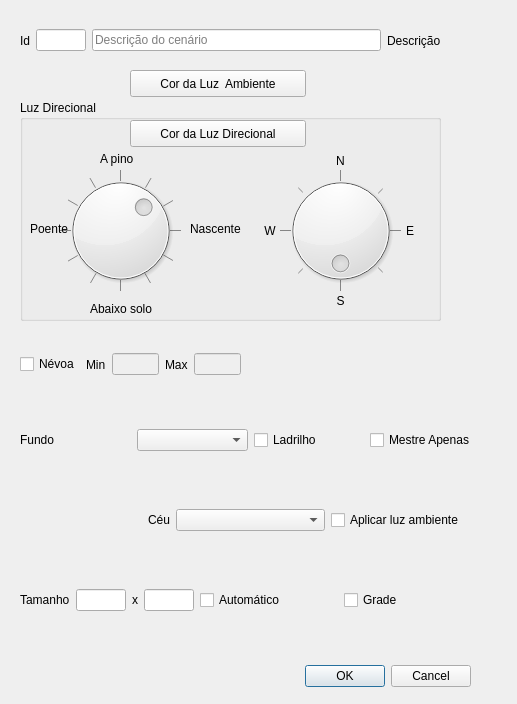
<?xml version="1.0" encoding="UTF-8"?>
<ui version="4.0">
 <class>ifg::qt::DialogoIluminacao</class>
 <widget class="QDialog" name="ifg::qt::DialogoIluminacao">
  <property name="geometry">
   <rect>
    <x>0</x>
    <y>0</y>
    <width>517</width>
    <height>704</height>
   </rect>
  </property>
  <property name="windowTitle">
   <string>Propriedades Tabuleiro</string>
  </property>
  <widget class="QDialogButtonBox" name="botoes">
   <property name="geometry">
    <rect>
     <x>130</x>
     <y>660</y>
     <width>341</width>
     <height>32</height>
    </rect>
   </property>
   <property name="orientation">
    <enum>Qt::Horizontal</enum>
   </property>
   <property name="standardButtons">
    <set>QDialogButtonBox::Cancel|QDialogButtonBox::Ok</set>
   </property>
  </widget>
  <widget class="QWidget" name="horizontalLayoutWidget">
   <property name="geometry">
    <rect>
     <x>20</x>
     <y>400</y>
     <width>461</width>
     <height>80</height>
    </rect>
   </property>
   <layout class="QHBoxLayout" name="horizontalLayout">
    <item>
     <widget class="QLabel" name="label">
      <property name="sizePolicy">
       <sizepolicy hsizetype="Minimum" vsizetype="Preferred">
        <horstretch>0</horstretch>
        <verstretch>0</verstretch>
       </sizepolicy>
      </property>
      <property name="text">
       <string>Fundo</string>
      </property>
      <property name="alignment">
       <set>Qt::AlignLeading|Qt::AlignLeft|Qt::AlignVCenter</set>
      </property>
     </widget>
    </item>
    <item>
     <widget class="QComboBox" name="combo_fundo"/>
    </item>
    <item>
     <widget class="QCheckBox" name="checkbox_ladrilho">
      <property name="toolTip">
       <string>Se marcado, o tamanho do tabuleiro será computado a partir do tamanho da textura.</string>
      </property>
      <property name="text">
       <string>Ladrilho</string>
      </property>
     </widget>
    </item>
    <item>
     <widget class="QCheckBox" name="checkbox_mestre_apenas">
      <property name="toolTip">
       <string>Se marcado, o tamanho do tabuleiro será computado a partir do tamanho da textura.</string>
      </property>
      <property name="text">
       <string>Mestre Apenas</string>
      </property>
     </widget>
    </item>
   </layout>
  </widget>
  <widget class="QWidget" name="horizontalLayoutWidget_2">
   <property name="geometry">
    <rect>
     <x>20</x>
     <y>560</y>
     <width>461</width>
     <height>80</height>
    </rect>
   </property>
   <layout class="QHBoxLayout" name="horizontalLayout_2">
    <item>
     <widget class="QLabel" name="label_11">
      <property name="sizePolicy">
       <sizepolicy hsizetype="Fixed" vsizetype="Fixed">
        <horstretch>0</horstretch>
        <verstretch>0</verstretch>
       </sizepolicy>
      </property>
      <property name="text">
       <string>Tamanho</string>
      </property>
      <property name="indent">
       <number>-1</number>
      </property>
     </widget>
    </item>
    <item>
     <widget class="QLineEdit" name="linha_largura">
      <property name="sizePolicy">
       <sizepolicy hsizetype="Fixed" vsizetype="Fixed">
        <horstretch>0</horstretch>
        <verstretch>0</verstretch>
       </sizepolicy>
      </property>
      <property name="maximumSize">
       <size>
        <width>50</width>
        <height>16777215</height>
       </size>
      </property>
      <property name="toolTip">
       <string>largura</string>
      </property>
      <property name="inputMask">
       <string notr="true">099</string>
      </property>
     </widget>
    </item>
    <item>
     <widget class="QLabel" name="label_10">
      <property name="sizePolicy">
       <sizepolicy hsizetype="Fixed" vsizetype="Fixed">
        <horstretch>0</horstretch>
        <verstretch>0</verstretch>
       </sizepolicy>
      </property>
      <property name="text">
       <string>x</string>
      </property>
     </widget>
    </item>
    <item>
     <widget class="QLineEdit" name="linha_altura">
      <property name="sizePolicy">
       <sizepolicy hsizetype="Fixed" vsizetype="Fixed">
        <horstretch>0</horstretch>
        <verstretch>0</verstretch>
       </sizepolicy>
      </property>
      <property name="maximumSize">
       <size>
        <width>50</width>
        <height>16777215</height>
       </size>
      </property>
      <property name="toolTip">
       <string>altura</string>
      </property>
      <property name="inputMask">
       <string notr="true">099</string>
      </property>
     </widget>
    </item>
    <item>
     <widget class="QCheckBox" name="checkbox_tamanho_automatico">
      <property name="toolTip">
       <string>Se marcado, o tamanho do tabuleiro será computado a partir do tamanho da textura.</string>
      </property>
      <property name="text">
       <string>Automático</string>
      </property>
     </widget>
    </item>
    <item>
     <widget class="QCheckBox" name="checkbox_grade">
      <property name="toolTip">
       <string>Se marcado, o tamanho do tabuleiro será computado a partir do tamanho da textura.</string>
      </property>
      <property name="text">
       <string>Grade</string>
      </property>
     </widget>
    </item>
   </layout>
  </widget>
  <widget class="QPushButton" name="botao_cor_ambiente">
   <property name="geometry">
    <rect>
     <x>130</x>
     <y>70</y>
     <width>176</width>
     <height>27</height>
    </rect>
   </property>
   <property name="text">
    <string>Cor da Luz  Ambiente</string>
   </property>
  </widget>
  <widget class="QGroupBox" name="groupBox">
   <property name="geometry">
    <rect>
     <x>20</x>
     <y>100</y>
     <width>421</width>
     <height>221</height>
    </rect>
   </property>
   <property name="title">
    <string>Luz Direcional</string>
   </property>
   <widget class="QPushButton" name="botao_cor_direcional">
    <property name="geometry">
     <rect>
      <x>110</x>
      <y>20</y>
      <width>176</width>
      <height>27</height>
     </rect>
    </property>
    <property name="text">
     <string>Cor da Luz Direcional</string>
    </property>
   </widget>
   <widget class="QDial" name="dial_inclinacao">
    <property name="geometry">
     <rect>
      <x>40</x>
      <y>70</y>
      <width>121</width>
      <height>121</height>
     </rect>
    </property>
    <property name="toolTip">
     <string>Inclinação da Luz</string>
    </property>
    <property name="minimum">
     <number>0</number>
    </property>
    <property name="maximum">
     <number>360</number>
    </property>
    <property name="value">
     <number>135</number>
    </property>
    <property name="sliderPosition">
     <number>135</number>
    </property>
    <property name="orientation">
     <enum>Qt::Horizontal</enum>
    </property>
    <property name="invertedAppearance">
     <bool>true</bool>
    </property>
    <property name="invertedControls">
     <bool>true</bool>
    </property>
    <property name="wrapping">
     <bool>true</bool>
    </property>
    <property name="notchTarget">
     <double>30.000000000000000</double>
    </property>
    <property name="notchesVisible">
     <bool>true</bool>
    </property>
   </widget>
   <widget class="QLabel" name="label_3">
    <property name="geometry">
     <rect>
      <x>300</x>
      <y>190</y>
      <width>41</width>
      <height>21</height>
     </rect>
    </property>
    <property name="sizePolicy">
     <sizepolicy hsizetype="Minimum" vsizetype="Preferred">
      <horstretch>0</horstretch>
      <verstretch>0</verstretch>
     </sizepolicy>
    </property>
    <property name="text">
     <string>S</string>
    </property>
    <property name="alignment">
     <set>Qt::AlignCenter</set>
    </property>
   </widget>
   <widget class="QDial" name="dial_posicao">
    <property name="geometry">
     <rect>
      <x>260</x>
      <y>70</y>
      <width>121</width>
      <height>121</height>
     </rect>
    </property>
    <property name="toolTip">
     <string>Posição da fonte de luz</string>
    </property>
    <property name="minimum">
     <number>0</number>
    </property>
    <property name="maximum">
     <number>360</number>
    </property>
    <property name="value">
     <number>0</number>
    </property>
    <property name="sliderPosition">
     <number>0</number>
    </property>
    <property name="orientation">
     <enum>Qt::Horizontal</enum>
    </property>
    <property name="invertedAppearance">
     <bool>true</bool>
    </property>
    <property name="invertedControls">
     <bool>true</bool>
    </property>
    <property name="wrapping">
     <bool>true</bool>
    </property>
    <property name="notchTarget">
     <double>45.000000000000000</double>
    </property>
    <property name="notchesVisible">
     <bool>true</bool>
    </property>
   </widget>
   <widget class="QLabel" name="label_4">
    <property name="geometry">
     <rect>
      <x>300</x>
      <y>50</y>
      <width>41</width>
      <height>21</height>
     </rect>
    </property>
    <property name="sizePolicy">
     <sizepolicy hsizetype="Minimum" vsizetype="Preferred">
      <horstretch>0</horstretch>
      <verstretch>0</verstretch>
     </sizepolicy>
    </property>
    <property name="text">
     <string>N</string>
    </property>
    <property name="alignment">
     <set>Qt::AlignCenter</set>
    </property>
   </widget>
   <widget class="QLabel" name="label_5">
    <property name="geometry">
     <rect>
      <x>240</x>
      <y>110</y>
      <width>20</width>
      <height>41</height>
     </rect>
    </property>
    <property name="sizePolicy">
     <sizepolicy hsizetype="Minimum" vsizetype="Preferred">
      <horstretch>0</horstretch>
      <verstretch>0</verstretch>
     </sizepolicy>
    </property>
    <property name="text">
     <string>W</string>
    </property>
    <property name="alignment">
     <set>Qt::AlignCenter</set>
    </property>
   </widget>
   <widget class="QLabel" name="label_6">
    <property name="geometry">
     <rect>
      <x>380</x>
      <y>110</y>
      <width>20</width>
      <height>41</height>
     </rect>
    </property>
    <property name="sizePolicy">
     <sizepolicy hsizetype="Minimum" vsizetype="Preferred">
      <horstretch>0</horstretch>
      <verstretch>0</verstretch>
     </sizepolicy>
    </property>
    <property name="text">
     <string>E</string>
    </property>
    <property name="alignment">
     <set>Qt::AlignCenter</set>
    </property>
   </widget>
   <widget class="QLabel" name="label_7">
    <property name="geometry">
     <rect>
      <x>10</x>
      <y>120</y>
      <width>50</width>
      <height>17</height>
     </rect>
    </property>
    <property name="sizePolicy">
     <sizepolicy hsizetype="MinimumExpanding" vsizetype="Preferred">
      <horstretch>0</horstretch>
      <verstretch>0</verstretch>
     </sizepolicy>
    </property>
    <property name="text">
     <string>Poente</string>
    </property>
   </widget>
   <widget class="QLabel" name="label_9">
    <property name="geometry">
     <rect>
      <x>80</x>
      <y>50</y>
      <width>43</width>
      <height>17</height>
     </rect>
    </property>
    <property name="sizePolicy">
     <sizepolicy hsizetype="MinimumExpanding" vsizetype="Preferred">
      <horstretch>0</horstretch>
      <verstretch>0</verstretch>
     </sizepolicy>
    </property>
    <property name="text">
     <string>A pino</string>
    </property>
   </widget>
   <widget class="QLabel" name="label_8">
    <property name="geometry">
     <rect>
      <x>70</x>
      <y>200</y>
      <width>78</width>
      <height>17</height>
     </rect>
    </property>
    <property name="sizePolicy">
     <sizepolicy hsizetype="MinimumExpanding" vsizetype="Preferred">
      <horstretch>0</horstretch>
      <verstretch>0</verstretch>
     </sizepolicy>
    </property>
    <property name="text">
     <string>Abaixo solo</string>
    </property>
   </widget>
   <widget class="QLabel" name="label_2">
    <property name="geometry">
     <rect>
      <x>170</x>
      <y>120</y>
      <width>64</width>
      <height>17</height>
     </rect>
    </property>
    <property name="sizePolicy">
     <sizepolicy hsizetype="MinimumExpanding" vsizetype="Preferred">
      <horstretch>0</horstretch>
      <verstretch>0</verstretch>
     </sizepolicy>
    </property>
    <property name="text">
     <string>Nascente</string>
    </property>
   </widget>
  </widget>
  <widget class="QWidget" name="horizontalLayoutWidget_3">
   <property name="geometry">
    <rect>
     <x>20</x>
     <y>329</y>
     <width>221</width>
     <height>71</height>
    </rect>
   </property>
   <layout class="QHBoxLayout" name="horizontalLayout_3">
    <item>
     <widget class="QCheckBox" name="checkbox_nevoa">
      <property name="maximumSize">
       <size>
        <width>80</width>
        <height>16777215</height>
       </size>
      </property>
      <property name="text">
       <string>Névoa</string>
      </property>
     </widget>
    </item>
    <item>
     <widget class="QLabel" name="label_12">
      <property name="maximumSize">
       <size>
        <width>30</width>
        <height>16777215</height>
       </size>
      </property>
      <property name="text">
       <string>Min</string>
      </property>
     </widget>
    </item>
    <item>
     <widget class="QLineEdit" name="linha_nevoa_min">
      <property name="enabled">
       <bool>false</bool>
      </property>
      <property name="maximumSize">
       <size>
        <width>50</width>
        <height>16777215</height>
       </size>
      </property>
      <property name="toolTip">
       <string>Distância mínma da névoa, em m.</string>
      </property>
     </widget>
    </item>
    <item>
     <widget class="QLabel" name="label_13">
      <property name="maximumSize">
       <size>
        <width>30</width>
        <height>16777215</height>
       </size>
      </property>
      <property name="text">
       <string>Max</string>
      </property>
     </widget>
    </item>
    <item>
     <widget class="QLineEdit" name="linha_nevoa_max">
      <property name="enabled">
       <bool>false</bool>
      </property>
      <property name="maximumSize">
       <size>
        <width>50</width>
        <height>16777215</height>
       </size>
      </property>
      <property name="toolTip">
       <string>Distância onde o efeito máximo da névoa é aplicado.</string>
      </property>
     </widget>
    </item>
   </layout>
  </widget>
  <widget class="QWidget" name="horizontalLayoutWidget_4">
   <property name="geometry">
    <rect>
     <x>20</x>
     <y>480</y>
     <width>461</width>
     <height>80</height>
    </rect>
   </property>
   <layout class="QHBoxLayout" name="horizontalLayout_4">
    <item>
     <widget class="QLabel" name="label_14">
      <property name="text">
       <string>Céu</string>
      </property>
      <property name="alignment">
       <set>Qt::AlignRight|Qt::AlignTrailing|Qt::AlignVCenter</set>
      </property>
     </widget>
    </item>
    <item>
     <widget class="QComboBox" name="combo_ceu"/>
    </item>
    <item>
     <widget class="QCheckBox" name="checkbox_luz_ceu">
      <property name="toolTip">
       <string>Se marcado, o tamanho do tabuleiro será computado a partir do tamanho da textura.</string>
      </property>
      <property name="text">
       <string>Aplicar luz ambiente</string>
      </property>
     </widget>
    </item>
   </layout>
  </widget>
  <widget class="QWidget" name="horizontalLayoutWidget_5">
   <property name="geometry">
    <rect>
     <x>20</x>
     <y>20</y>
     <width>421</width>
     <height>41</height>
    </rect>
   </property>
   <layout class="QHBoxLayout" name="horizontalLayout_5">
    <item alignment="Qt::AlignRight">
     <widget class="QLabel" name="label_15">
      <property name="text">
       <string>Id</string>
      </property>
     </widget>
    </item>
    <item alignment="Qt::AlignLeft">
     <widget class="QLineEdit" name="campo_id">
      <property name="maximumSize">
       <size>
        <width>50</width>
        <height>16777215</height>
       </size>
      </property>
      <property name="readOnly">
       <bool>true</bool>
      </property>
     </widget>
    </item>
    <item>
     <widget class="QLineEdit" name="campo_descricao">
      <property name="readOnly">
       <bool>false</bool>
      </property>
      <property name="placeholderText">
       <string>Descrição do cenário</string>
      </property>
     </widget>
    </item>
    <item>
     <widget class="QLabel" name="label_16">
      <property name="text">
       <string>Descrição</string>
      </property>
     </widget>
    </item>
   </layout>
  </widget>
 </widget>
 <resources/>
 <connections>
  <connection>
   <sender>botoes</sender>
   <signal>rejected()</signal>
   <receiver>ifg::qt::DialogoIluminacao</receiver>
   <slot>reject()</slot>
   <hints>
    <hint type="sourcelabel">
     <x>316</x>
     <y>260</y>
    </hint>
    <hint type="destinationlabel">
     <x>286</x>
     <y>274</y>
    </hint>
   </hints>
  </connection>
  <connection>
   <sender>checkbox_nevoa</sender>
   <signal>clicked(bool)</signal>
   <receiver>linha_nevoa_min</receiver>
   <slot>setEnabled(bool)</slot>
   <hints>
    <hint type="sourcelabel">
     <x>57</x>
     <y>333</y>
    </hint>
    <hint type="destinationlabel">
     <x>208</x>
     <y>334</y>
    </hint>
   </hints>
  </connection>
  <connection>
   <sender>checkbox_nevoa</sender>
   <signal>clicked(bool)</signal>
   <receiver>linha_nevoa_max</receiver>
   <slot>setEnabled(bool)</slot>
   <hints>
    <hint type="sourcelabel">
     <x>57</x>
     <y>333</y>
    </hint>
    <hint type="destinationlabel">
     <x>403</x>
     <y>334</y>
    </hint>
   </hints>
  </connection>
 </connections>
</ui>
